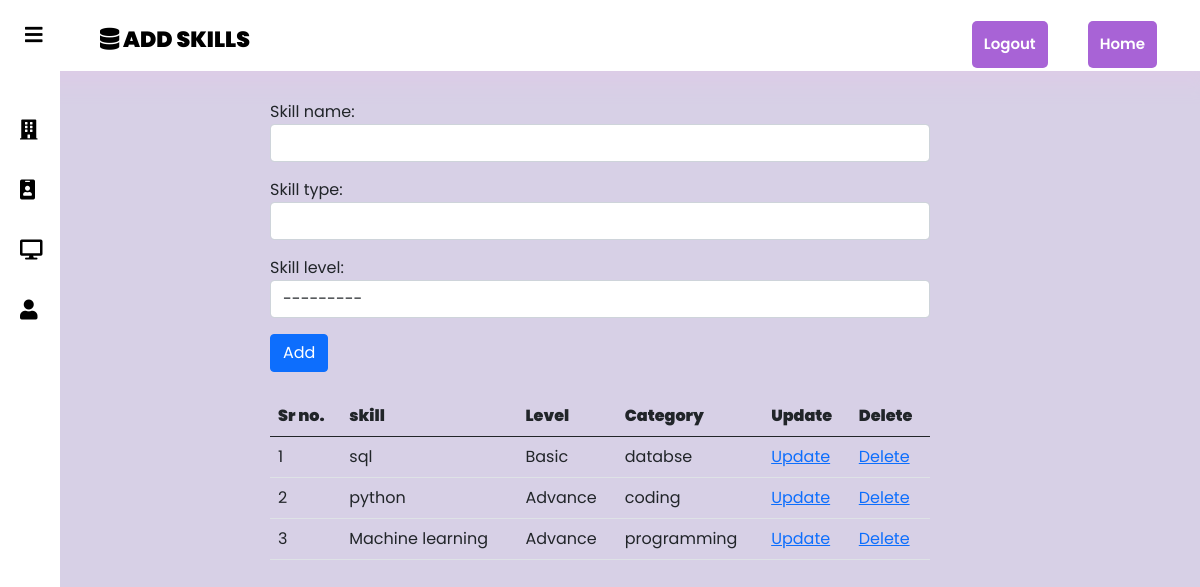
The app's page /student/skill/ (signed in) with its own data.
### student/models.py (models this page shows, shortened)
class SkillList(models.Model):
    user=models.ForeignKey(get_user_model(),on_delete=models.CASCADE)
    skill_name=models.CharField(max_length=125)
    skill_type=models.CharField(max_length=50)
    skill_level=models.CharField(max_length=25,choices=skill_level_list)

### student/views.py (the view)
# urls.py: path('skill/',AddSkillView.as_view(),name="add-skills"),
class AddSkillView(CreateView):
    model=SkillList
    form_class=SkillForm
    template_name='student/add_skill.html'
    def get_context_data(self,*args,**kwargs):
        Skill_list=SkillList.objects.filter(user=self.request.user)
        context=super(AddSkillView,self).get_context_data(*args,**kwargs)
        context['skill_list']=Skill_list
        return context

### student/forms.py
class SkillForm(forms.ModelForm):
    class Meta:
        model=SkillList
        fields=('user','skill_name','skill_type','skill_level')
        widgets={
            'user': forms.TextInput(attrs={'value':' ','id':'user-box-skill','type':'hidden','class':'form-control'}),
            'skill_name': forms.TextInput(attrs={'class':'form-control'}),
            'skill_type': forms.TextInput(attrs={'class':'form-control'}),
            'skill_level': forms.Select(attrs={'class':'form-control'}),
        }

### student/templates/student/add_skill.html (shortened to what this page needs)
{% extends 'student/basic.html' %}
{%block name%}
Add Skills
{%endblock%}
{%block display%}
    {%if request.user.is_authenticated and request.user.user_type == "student"  %}
    <div class="sidebar"style="z-index:1">
        <a href="{% url 'job-list-view' %}"><i class="fa fa-building" aria-hidden="true"></i><span>Jobs</span></a>
        <a href="{% url 'edit-resume' request.user.studentresume.id%}"><i class="fa fa-id-badge" aria-hidden="true"></i><span>Resume</span></a>
        <a id="active-link" href="{% url 'forum-main'%}"><i class="fas fa-desktop"></i><span>Forum</span></a>
        <a href="{% url 'student-profile' request.user.id %}"><i class="fa fa-user" aria-hidden="true"></i><span>Profile</span></a>
        </div>
        <div style="padding: 100px 270px;">
            <div class="form-group">
                <form method="POST">
                    {{form.as_p}}
                    <button class="btn btn-primary">Add</button>
                </form>
            </div>
            {% if skill_list%}
            <br>
            <table class="table ">
                <thead>
                    <tr>
                        <th scope="col"><b>Sr no.</b></th>
                        <th scope="col"><b>skill</b></th>
                        <th scope="col"><b>Level</b></th>
                        <th scope="col"><b>Category</b></th>
                        <th scope="col"><b>Update</b></th>
                        <th scope="col"><b>Delete</b></th>
                    </tr>
                </thead>
                <tbody>
                {% for skill in skill_list %}
                    <tr>
                        <td>{{forloop.counter}}</td>
                        <td>{{skill.skill_name}}</td>
                        <td>{{skill.skill_level}}</td>
                        <td>{{skill.skill_type}}</td>
                        <td><a href="{% url 'edit-skills' skill.id %}">Update</a></td>
                        <td><a href="{% url 'delete-skills' skill.id %}">Delete</a></td>
                    </tr>
                {%endfor%}
                </tbody>
            </table>
            {%endif%}
        </div>
    {%else%}
    <div style="padding: 100px; font-size:larger;" >
        <h2>This Page Isnt Available</h2>
        <p>The requested URL was not found on the server. If you entered the URL manually please check your spelling and try again.</p>
    </div>
    {%endif%}
{%endblock%}

### static/student/css/student.css (style rules this page uses)
body { margin: 0; padding: 0; font-family: 'Poppins', sans-serif; background: #d7d0e6; }
.sidebar { background: #fff; margin-top: 70px; padding-top: 30px; position: fixed; left: 0; width: 250px; height: 100%; transition: 0.5s; transition-property: left; }
.sidebar a { color: #000; display: block; width: 100%; line-height: 60px; text-decoration: none; padding-left: 40px; box-sizing: border-box; transition: 0.5s; transition-property: background; }
.sidebar i { padding-right: 10px; }
#check:checked ~ .sidebar { left: -190px; }
#check:checked ~ .sidebar a { font-size: 20px; margin-left: 170px; width: 80px; }

### records on screen
SkillList: skill_name "sql", skill_level "Basic", skill_type "databse"
SkillList: skill_name "python", skill_level "Advance", skill_type "coding"
SkillList: skill_name "Machine learning", skill_level "Advance", skill_type "programming"
